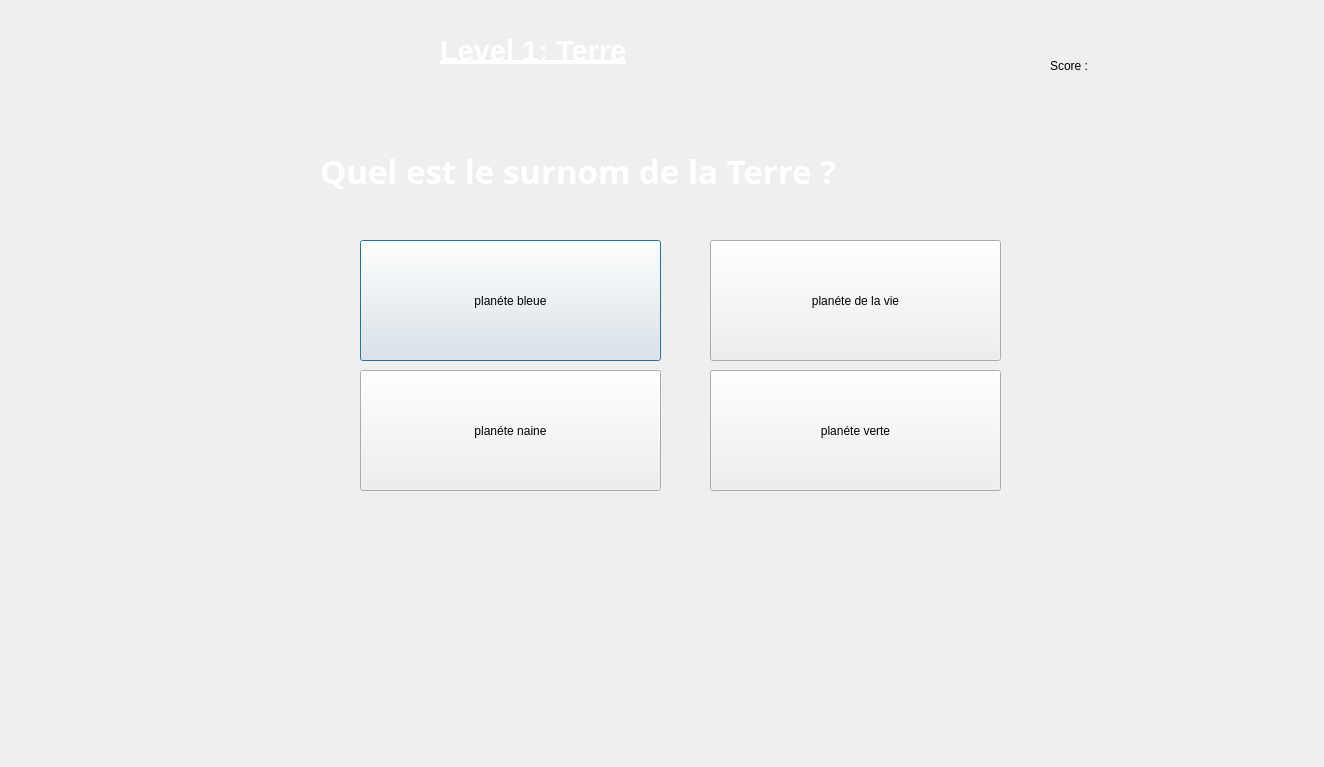
<?xml version="1.0" encoding="UTF-8"?>
<ui version="4.0">
 <class>Dialog</class>
 <widget class="QDialog" name="Dialog">
  <property name="geometry">
   <rect>
    <x>0</x>
    <y>0</y>
    <width>1324</width>
    <height>767</height>
   </rect>
  </property>
  <property name="windowTitle">
   <string>Dialog</string>
  </property>
  <widget class="QLabel" name="label">
   <property name="geometry">
    <rect>
     <x>440</x>
     <y>10</y>
     <width>291</width>
     <height>81</height>
    </rect>
   </property>
   <property name="font">
    <font>
     <family>Segoe UI</family>
     <pointsize>22</pointsize>
     <italic>false</italic>
     <bold>true</bold>
     <underline>true</underline>
    </font>
   </property>
   <property name="styleSheet">
    <string notr="true">
font: 700 22pt &quot;Segoe UI&quot;;
text-decoration: underline;
color: rgb(255, 255, 255);</string>
   </property>
   <property name="text">
    <string>Level 1: Terre</string>
   </property>
  </widget>
  <widget class="QPushButton" name="answer1">
   <property name="geometry">
    <rect>
     <x>360</x>
     <y>240</y>
     <width>301</width>
     <height>121</height>
    </rect>
   </property>
   <property name="text">
    <string>planéte bleue</string>
   </property>
  </widget>
  <widget class="QPushButton" name="answer2">
   <property name="geometry">
    <rect>
     <x>710</x>
     <y>240</y>
     <width>291</width>
     <height>121</height>
    </rect>
   </property>
   <property name="text">
    <string>planéte de la vie</string>
   </property>
  </widget>
  <widget class="QPushButton" name="answer3">
   <property name="geometry">
    <rect>
     <x>360</x>
     <y>370</y>
     <width>301</width>
     <height>121</height>
    </rect>
   </property>
   <property name="text">
    <string>planéte naine</string>
   </property>
  </widget>
  <widget class="QPushButton" name="answer4">
   <property name="geometry">
    <rect>
     <x>710</x>
     <y>370</y>
     <width>291</width>
     <height>121</height>
    </rect>
   </property>
   <property name="text">
    <string>planéte verte</string>
   </property>
  </widget>
  <widget class="QLabel" name="label_3">
   <property name="geometry">
    <rect>
     <x>1110</x>
     <y>30</y>
     <width>161</width>
     <height>71</height>
    </rect>
   </property>
   <property name="text">
    <string/>
   </property>
  </widget>
  <widget class="QLabel" name="label_2">
   <property name="geometry">
    <rect>
     <x>320</x>
     <y>150</y>
     <width>751</width>
     <height>41</height>
    </rect>
   </property>
   <property name="font">
    <font>
     <family>Segoe Script</family>
     <pointsize>25</pointsize>
     <italic>false</italic>
     <bold>true</bold>
    </font>
   </property>
   <property name="styleSheet">
    <string notr="true">font: 700 25pt &quot;Segoe Script&quot;;
color: rgb(255, 255, 255);</string>
   </property>
   <property name="text">
    <string>Quel est le surnom de la Terre ?</string>
   </property>
  </widget>
  <widget class="QLabel" name="scoreLabel">
   <property name="geometry">
    <rect>
     <x>1050</x>
     <y>20</y>
     <width>241</width>
     <height>91</height>
    </rect>
   </property>
   <property name="text">
    <string>Score : </string>
   </property>
  </widget>
 </widget>
 <resources/>
 <connections/>
</ui>
